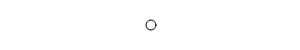
Frame 1 (no input)
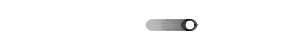
Frame 60 (no input)
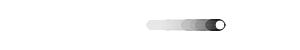
Frame 120 (the mouse pressed at the canvas centre since frame 60)

The p5.js sketch that drew these frames (run headless with seeded random() and noise() and a simulated clock; from frame 60 on, the mouse is pressed at the canvas centre):

// p5.js sketch
// ── sketch.js
var x;
var coin = 0;
//0-H , 1-T

// 函数setup() ：准备阶段
function setup() {
	createCanvas(300,50);
	x = width/2;
}



// 函数draw()：作画阶段
function draw() {
	fill(255,5);// 填充白色
	rect(-1,-1,width+2,height+2);

	if(coin===0)
	{
		if(random()<0.9)
		{
			coin = 0
		}
		else
		{
			coin = 1;
		}
	}
	else
	{
		if(random()<0.3)
		{
			coin = 0;
		}
		else
		{
			coin = 1;
		}
	}

	if(coin===0)
	{
		x ++;
	}
	else
	{
		x --;
	}


	fill(255);
	stroke(0);
	ellipse(x,height/2,10,10);
}

function wrapOnCanvas(p)
{

	if(p.x<0)
	{
		p.x += width;
	}
	else if(p.x>width)
	{
		p.x -=width;
	}
	if(p.y<0)
	{
		p.y += height;
	}
	else if(p.y>height)
	{
		p.y -= height;
	}

	return p;
}
